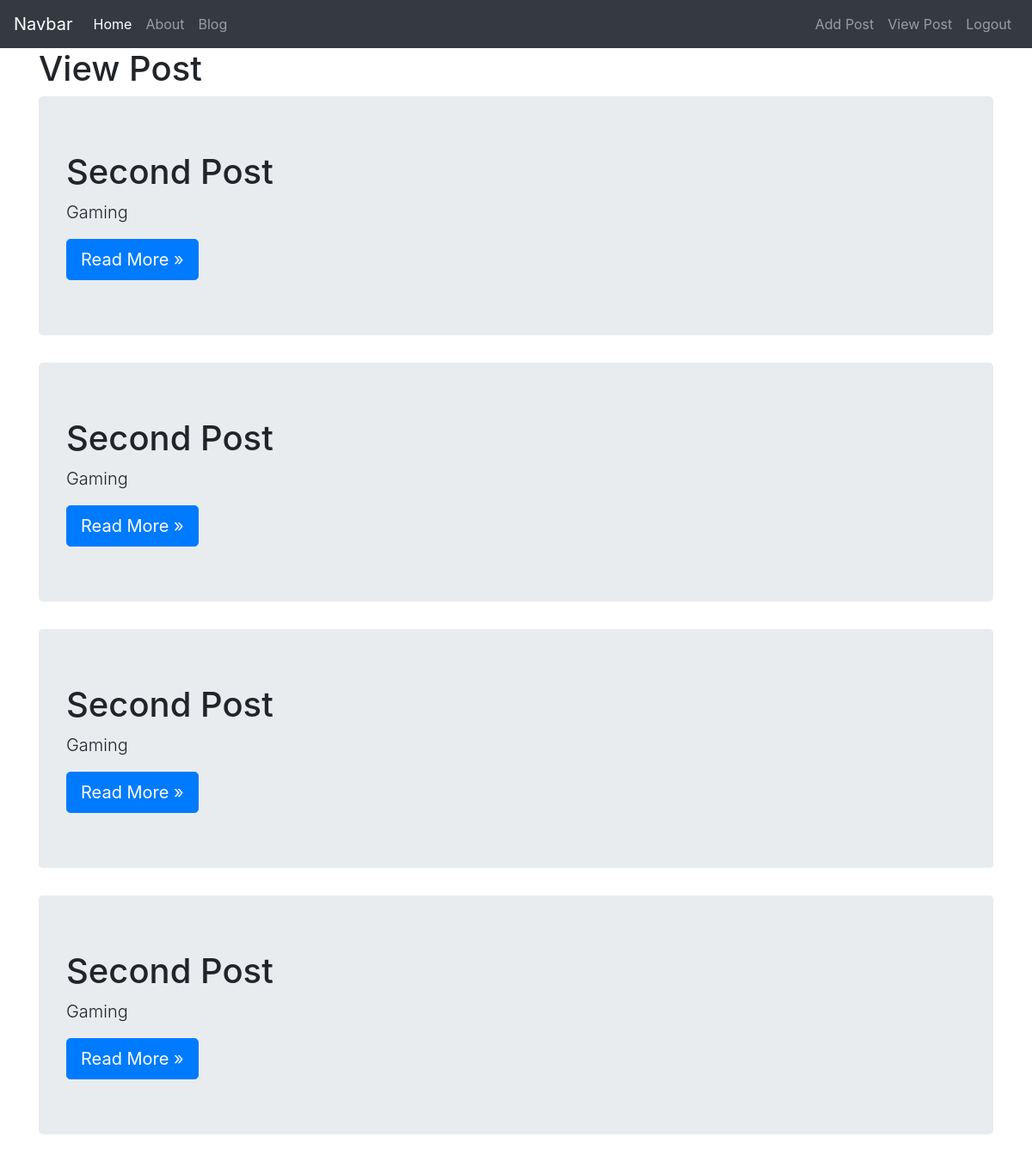
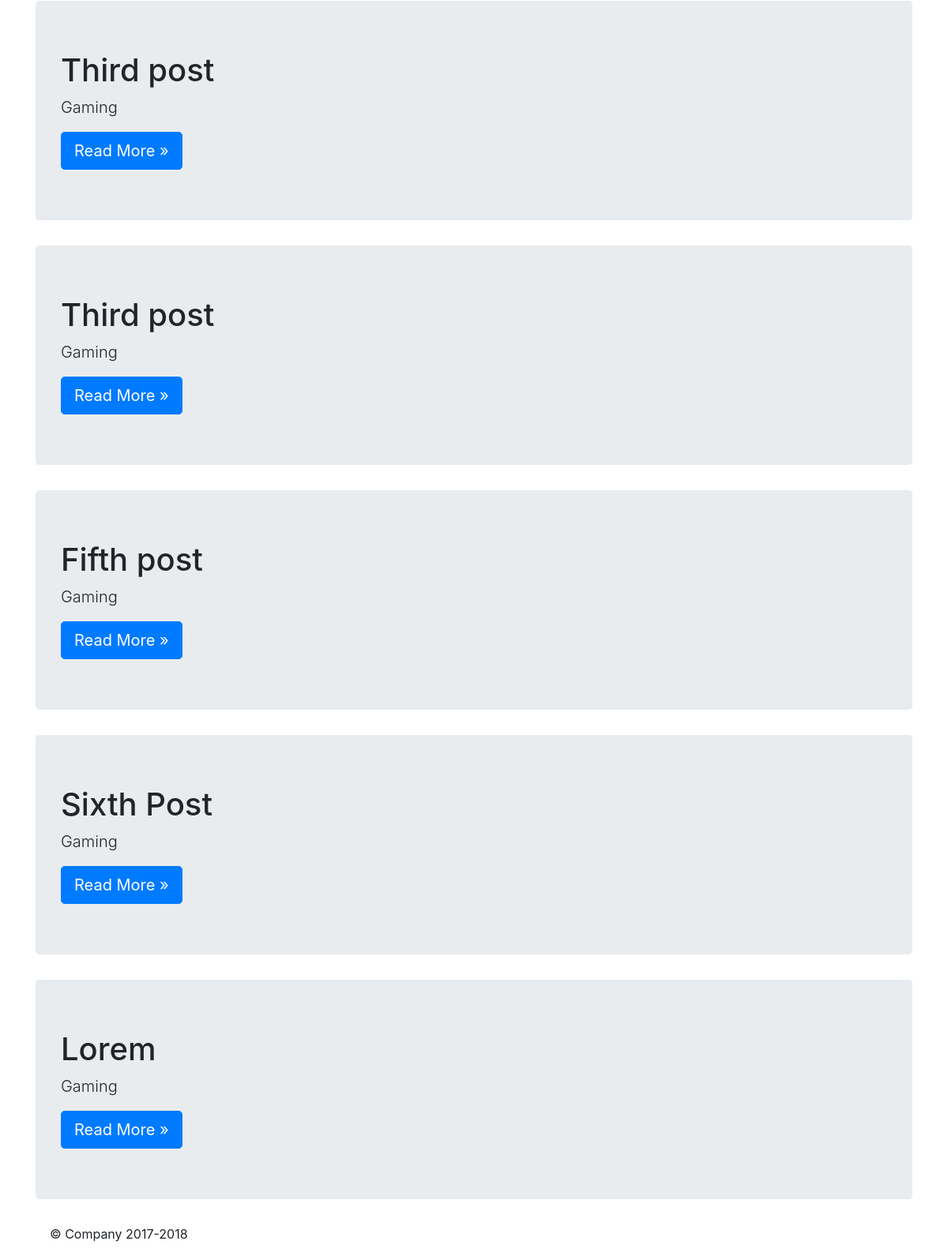
The app's page /viewpost (signed in) with its own data (2 pictures, top to bottom).
### blog/models.py (models this page shows, shortened)
class AddPost(models.Model):
    user=models.ForeignKey(User,on_delete=models.CASCADE,default=None)
    titile=models.CharField(max_length=50)
    category=models.CharField(max_length=25)
    body=models.CharField(max_length=255)

### blog/views.py (the view)
# urls.py: path('viewpost', views.viewpost, name='viewpost'),
@login_required(login_url='login')
def viewpost(request):
    post = AddPost.objects.filter(user=request.user.id)
    return render(request, 'blog/viewpost.htm', {'posts': post})

### blog/templates/blog/viewpost.htm
{% extends 'blog/layout.htm' %} {% block content %}
<div class="container"><h1>View Post</h1></div>
{% for post in posts %}
<main role="main" class="container">
  <div class="jumbotron">
    <h1>{{ post.titile }}</h1>
    <p class="lead">{{ post.category }}</p>
    <a class="btn btn-lg btn-primary" href="{% url 'details' post.id %}" role="button"
      >Read More &raquo;</a
    >
  </div>
</main>
{% endfor %} {% endblock %}

### blog/templates/blog/layout.htm (shortened to what this page needs)
<!DOCTYPE html>
<html lang="en">
  <head>
    <link
      rel="stylesheet"
      href="https://stackpath.bootstrapcdn.com/bootstrap/4.2.1/css/bootstrap.min.css"
    />
  </head>
  <body>
    <nav class="navbar navbar-expand-md navbar-dark bg-dark navbar-static-top">
      <a class="navbar-brand" href="#">Navbar</a>
      <div class="collapse navbar-collapse" id="navbarsExampleDefault">
        <ul class="navbar-nav mr-auto">
          <li class="nav-item active">
            <a class="nav-link" href="{% url 'Home' %}"
              >Home <span class="sr-only">(current)</span></a
            >
          </li>
          <li class="nav-item">
            <a class="nav-link" href="{% url 'about' %}">About</a>
          </li>
          <li class="nav-item">
            <a class="nav-link" href="{% url 'blog' %}">Blog</a>
          </li>
        </ul>
        <ul class="nav navbar-nav navbar-right">
           {% if 'username' in request.session %}
          <li class="nav-item">
            <a class="nav-link" href="{% url 'add' %}">Add Post</a>
          </li>
          <li class="nav-item">
            <a class="nav-link" href="{% url 'viewpost' %}">View Post</a>
          </li>
          <li class="nav-item">
            <a class="nav-link" href="{% url 'logout' %}">Logout</a>
          </li>
          {% endif %}
        </ul>
      </div>
    </nav>
    <section>{% block content %} {% endblock %}</section>
    <footer class="container mr-5 ml-5"><p>&copy; Company 2017-2018</p></footer>
  </body>
</html>

### records on screen
AddPost: titile "Second Post", category "Gaming"
AddPost: titile "Second Post", category "Gaming"
AddPost: titile "Second Post", category "Gaming"
AddPost: titile "Second Post", category "Gaming"
AddPost: titile "Third post", category "Gaming"
AddPost: titile "Third post", category "Gaming"
AddPost: titile "Fifth post", category "Gaming"
AddPost: titile "Sixth Post", category "Gaming"
AddPost: titile "Lorem", category "Gaming"
